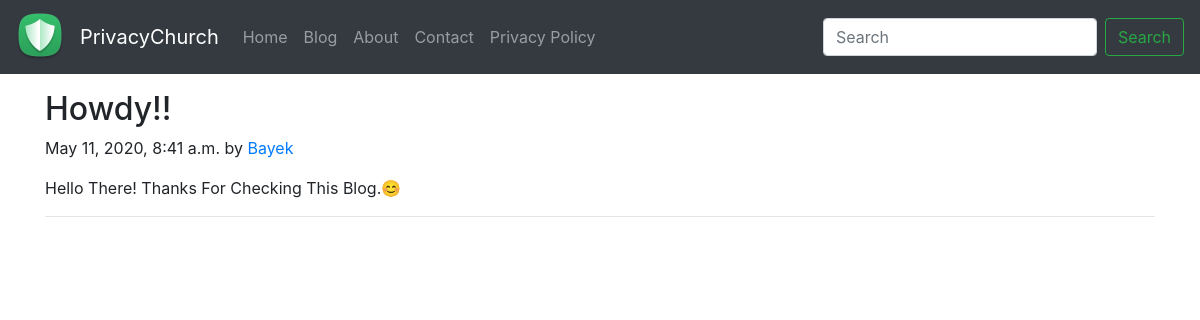
The app's page /blog/howdy-post, older data.
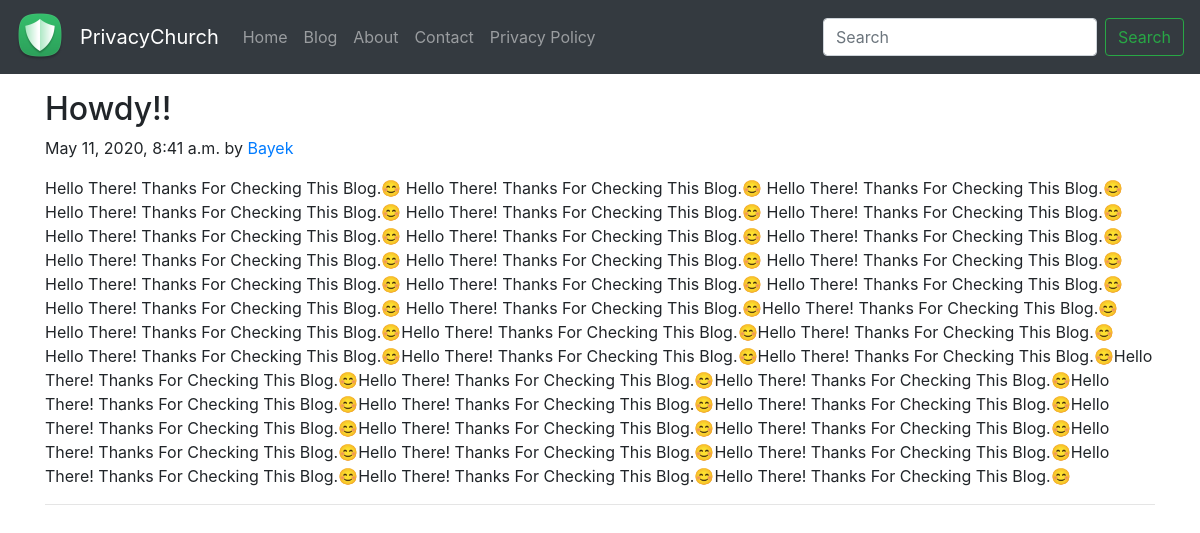
The same page, newer data.
### blog/models.py (models this page shows, shortened)
class Post(models.Model):
    sno = models.AutoField(primary_key=True)
    title = models.CharField(max_length=255)
    content = models.TextField()
    author = models.CharField(max_length=15)
    slug = models.CharField(max_length=130)
    timestamp = models.DateTimeField(blank=True)

### blog/views.py (the view)
# urls.py: path('<str:slug>', views.blogPost, name='blogPost'),
def blogPost(request, slug):
    post = Post.objects.filter(slug=slug).first()
    context = {'post': post}
    return render(request, 'blog/blogPost.html', context)

### templates/blog/blogPost.html (shortened to what this page needs)
{% extends 'base.html' %}
{% block body %}
<div class="container my-3">
    <h2 class="blog-post-title">{{post.title}}</h2>
    <p class="blog-post-meta">{{post.timestamp}} by <a href="/about">{{post.author}}</a></p>
    <p> {{post.content}} </p>
    <hr>
</div>
{% endblock body %}

Row changes from the older to the newer data that the page shows:
changed Post "Howdy!!": content "Hello There! Thanks For Checking This Blog.😊" → "…For Checking This Blog.😊 Hello There! Thanks For Checking This Blog.😊 Hello There! Thanks For Checking This Blog.😊 Hello There! Thanks For Checking This Blog.😊 Hello There! Thanks For Checking This Blog.😊 Hello There! Thanks For Checking This Blog.😊 Hello There! Thanks For Checking This Blog.😊 Hello There! Thanks For Checking This Blog.😊 Hello There! Thanks For Checking This Blog.😊 Hello There! Thanks For Checking This Blog.😊 Hello There! Thanks For Checking This Blog.😊 Hello There! Thanks For Checking This Blog.😊 Hello There! Thanks For Checking This Blog.😊 Hello There! Thanks For Checking This Blog.😊 Hello There! Thanks For Checking This Blog.😊Hello There! Thanks For Checking This Blog.😊…"
